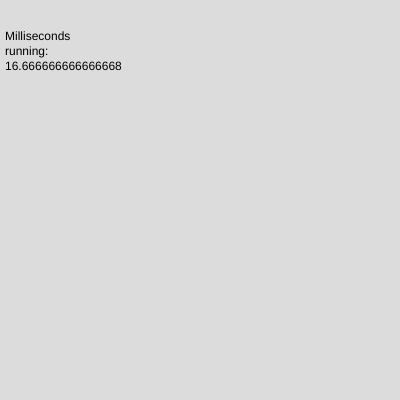
Frame 1 (no input)
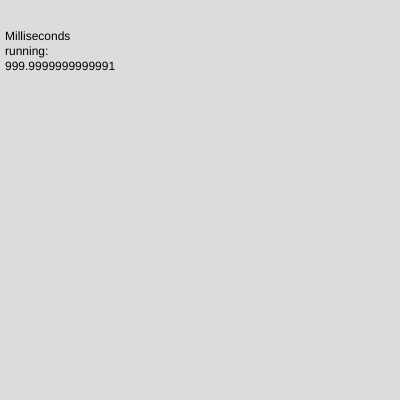
Frame 60 (no input)
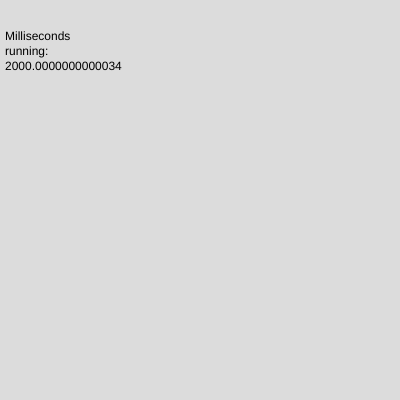
Frame 120 (the mouse pressed at the canvas centre since frame 60)

The p5.js sketch that drew these frames (run headless with seeded random() and noise() and a simulated clock; from frame 60 on, the mouse is pressed at the canvas centre):

// p5.js sketch
// ── sketch.js
/*
 * Mills
 * p5js.org官方案例
 * 中文注释：Yuli Cai /caiyuli.com
 */


// 线上案例：https://editor.p5js.org/yulicai/sketches/C2lM-Os3v

// 自程序开始运行后的总秒数

let millisecond;

function setup() {
  createCanvas(400, 400);
}

function draw() {
  background(220);
  millisecond = millis();
  text('Milliseconds \nrunning: \n' + millisecond, 5, 40);
}
